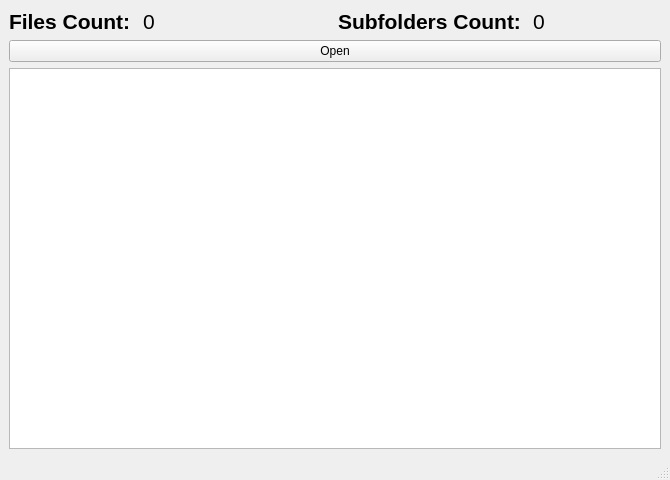
<?xml version="1.0" encoding="UTF-8"?>
<ui version="4.0">
 <class>MainWindow</class>
 <widget class="QMainWindow" name="MainWindow">
  <property name="geometry">
   <rect>
    <x>0</x>
    <y>0</y>
    <width>670</width>
    <height>480</height>
   </rect>
  </property>
  <property name="sizePolicy">
   <sizepolicy hsizetype="MinimumExpanding" vsizetype="MinimumExpanding">
    <horstretch>0</horstretch>
    <verstretch>0</verstretch>
   </sizepolicy>
  </property>
  <property name="minimumSize">
   <size>
    <width>600</width>
    <height>400</height>
   </size>
  </property>
  <property name="windowTitle">
   <string>Task 5</string>
  </property>
  <widget class="QWidget" name="centralwidget">
   <layout class="QVBoxLayout" name="verticalLayout">
    <item>
     <layout class="QHBoxLayout" name="horizontalLayout_3">
      <item>
       <layout class="QHBoxLayout" name="horizontalLayout">
        <item>
         <widget class="QLabel" name="label_3">
          <property name="sizePolicy">
           <sizepolicy hsizetype="Fixed" vsizetype="Preferred">
            <horstretch>0</horstretch>
            <verstretch>0</verstretch>
           </sizepolicy>
          </property>
          <property name="font">
           <font>
            <pointsize>16</pointsize>
            <weight>75</weight>
            <bold>true</bold>
           </font>
          </property>
          <property name="text">
           <string>Files Count: </string>
          </property>
         </widget>
        </item>
        <item>
         <widget class="QLabel" name="label_files">
          <property name="font">
           <font>
            <pointsize>16</pointsize>
            <weight>50</weight>
            <bold>false</bold>
           </font>
          </property>
          <property name="text">
           <string>0</string>
          </property>
         </widget>
        </item>
       </layout>
      </item>
      <item>
       <layout class="QHBoxLayout" name="horizontalLayout_2">
        <item>
         <widget class="QLabel" name="label_2">
          <property name="sizePolicy">
           <sizepolicy hsizetype="Fixed" vsizetype="Preferred">
            <horstretch>0</horstretch>
            <verstretch>0</verstretch>
           </sizepolicy>
          </property>
          <property name="font">
           <font>
            <pointsize>16</pointsize>
            <weight>75</weight>
            <bold>true</bold>
           </font>
          </property>
          <property name="text">
           <string>Subfolders Count: </string>
          </property>
         </widget>
        </item>
        <item>
         <widget class="QLabel" name="label_folders">
          <property name="font">
           <font>
            <pointsize>16</pointsize>
            <weight>50</weight>
            <bold>false</bold>
           </font>
          </property>
          <property name="text">
           <string>0</string>
          </property>
         </widget>
        </item>
       </layout>
      </item>
     </layout>
    </item>
    <item>
     <widget class="QPushButton" name="pushButton">
      <property name="text">
       <string>Open</string>
      </property>
     </widget>
    </item>
    <item>
     <widget class="QTreeView" name="treeView">
      <property name="font">
       <font>
        <pointsize>16</pointsize>
       </font>
      </property>
      <property name="editTriggers">
       <set>QAbstractItemView::NoEditTriggers</set>
      </property>
      <property name="alternatingRowColors">
       <bool>true</bool>
      </property>
     </widget>
    </item>
   </layout>
  </widget>
  <widget class="QMenuBar" name="menubar">
   <property name="geometry">
    <rect>
     <x>0</x>
     <y>0</y>
     <width>670</width>
     <height>22</height>
    </rect>
   </property>
  </widget>
  <widget class="QStatusBar" name="statusbar"/>
 </widget>
 <resources/>
 <connections/>
</ui>
